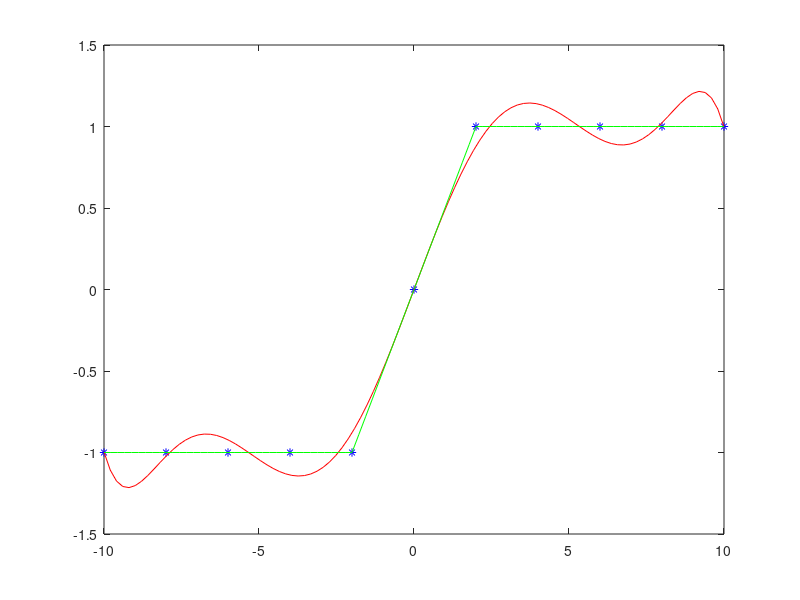

This chart was generated by the following MATLAB code:
close all

X = (-10 : 2 : 10)';
Y = sign(X);

plot(X, Y, 'b*');

O = 7;
H = ones(length(X), O + 1);

for i = 2:(O + 1)
  H(:, i) = X.^(i - 1);
end

Astar = inv(H' * H) * H' * Y;

Xsmooth = linspace(X(1), X(end), 100);
Hs = ones(length(Xsmooth), O + 1);

for i = 2:(O + 1)
  Hs(:, i) = Xsmooth.^(i - 1);
end

Ytilda = Hs * Astar;

hold on

plot(Xsmooth, Ytilda, 'r-');

% Linear Splines
% m = (y1 - y0) / (x1 - x0)
% y = m(x - x0) + y0

for i = 1:length(X) - 1
  m = (Y(i + 1) - Y(i)) / (X(i + 1) - X(i));
  xspline = linspace(X(i), X(i + 1), 10);
  yspline = m * (xspline - X(i)) + Y(i);
  plot(xspline, yspline, 'g-');
end